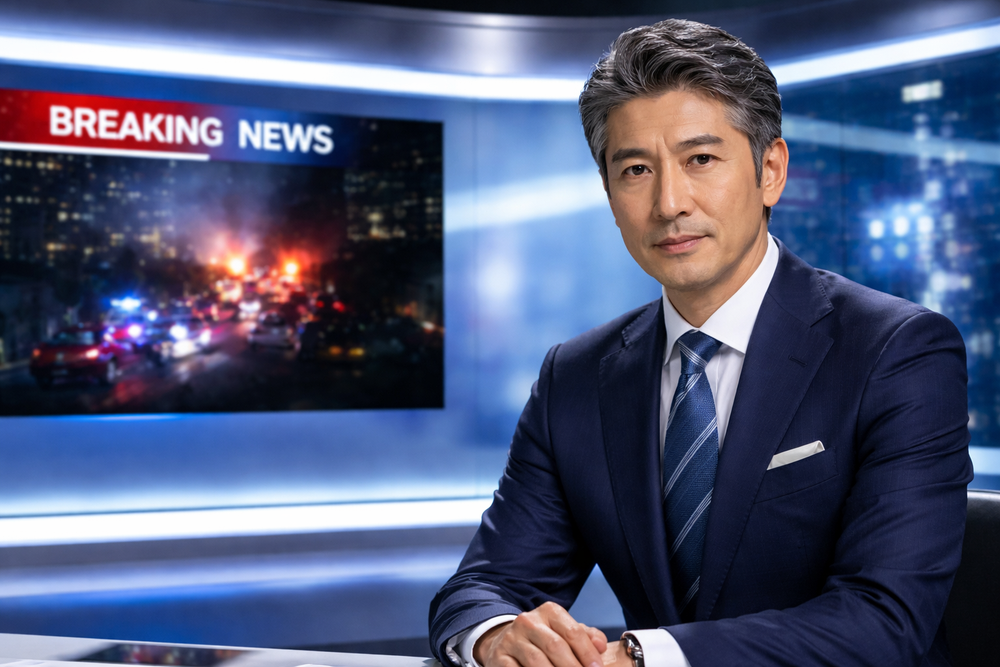
#> input picture asset/ChatGPT Image 2026年1月22日 18_45_35.png, 1000 x 667 px, shrunk from 1536 x 1024 before the run
$ python remove_bg.py --input_dir asset --output_dir out
#> lines starting #> are read from the running program, lines starting #| are printed output that depends on the picture; after the words box and inside, x2 and y2 are one past the last pixel; in counts of white or black regions, pixels touching at a corner belong together
from PIL import Image, ImageChops, ImageFilter
import os
import glob
import argparse

def make_transparent(input_dir, output_dir, corner_coords=(0, 0), tolerance=30, erosion=1):
    """
    Makes the background color transparent and erodes the edge to remove halos.
    """
#> called with input_dir = 'asset', output_dir = 'out', corner_coords = (0, 0), tolerance = 50, erosion = 1
    if not os.path.exists(output_dir):
        os.makedirs(output_dir)

    files = glob.glob(os.path.join(input_dir, "*.png"))
    print(f"Processing {len(files)} files...")

    # Create a reference color image for difference calculation
    # We need to process one by one

    for file_path in files:
        filename = os.path.basename(file_path)
        output_path = os.path.join(output_dir, filename)

        try:
            img = Image.open(file_path).convert("RGBA")
            bg_color = img.getpixel(corner_coords)
#> bg_color = (45, 55, 86, 255)

            # Create a background color image of same size
            bg = Image.new("RGBA", img.size, bg_color)
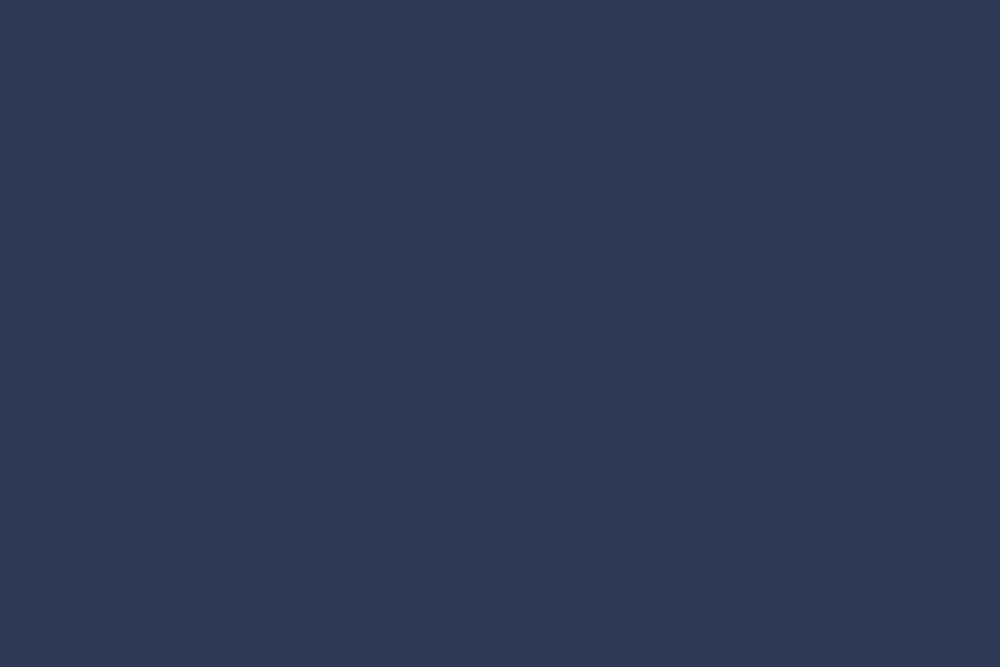
#> bg: PIL image 1000x667 RGBA; mean R, G, B, A 45, 55, 86, 255

            # Find difference
            diff = ImageChops.difference(img, bg)
            # Convert to grayscale to measure distance
            diff = diff.convert("L")
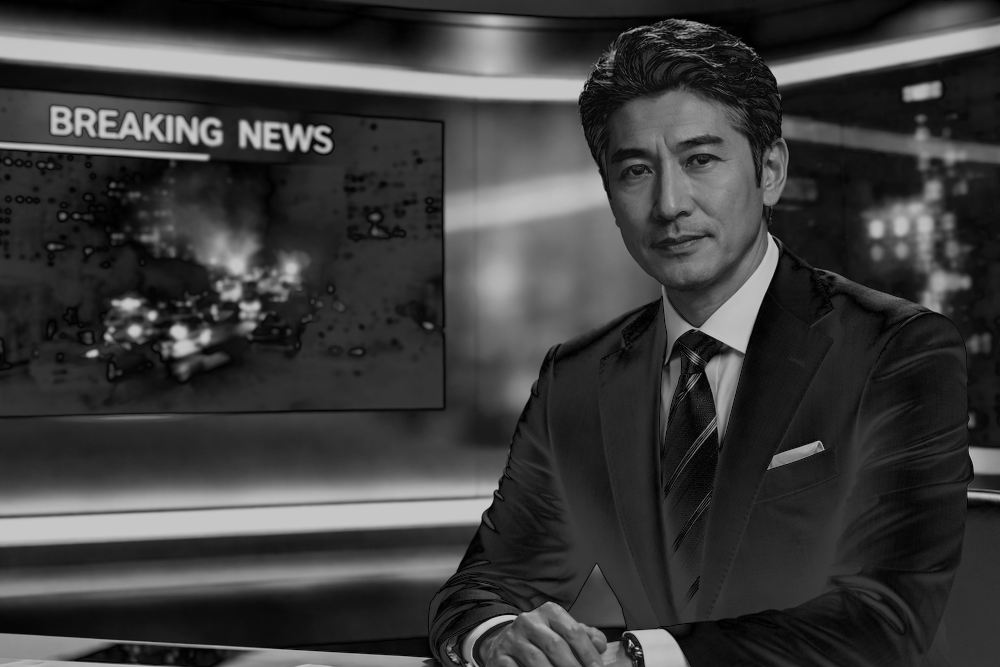
#> diff: PIL image 1000x667 L; min 0, max 199, mean 60.5

            # Create mask: Pixels with difference < tolerance are background (black), others subject (white)
            # We want background to be transparent (0 alpha).
            # The 'point' function maps values. If val < tolerance, 0. Else 255.
            mask = diff.point(lambda p: 0 if p < tolerance else 255)
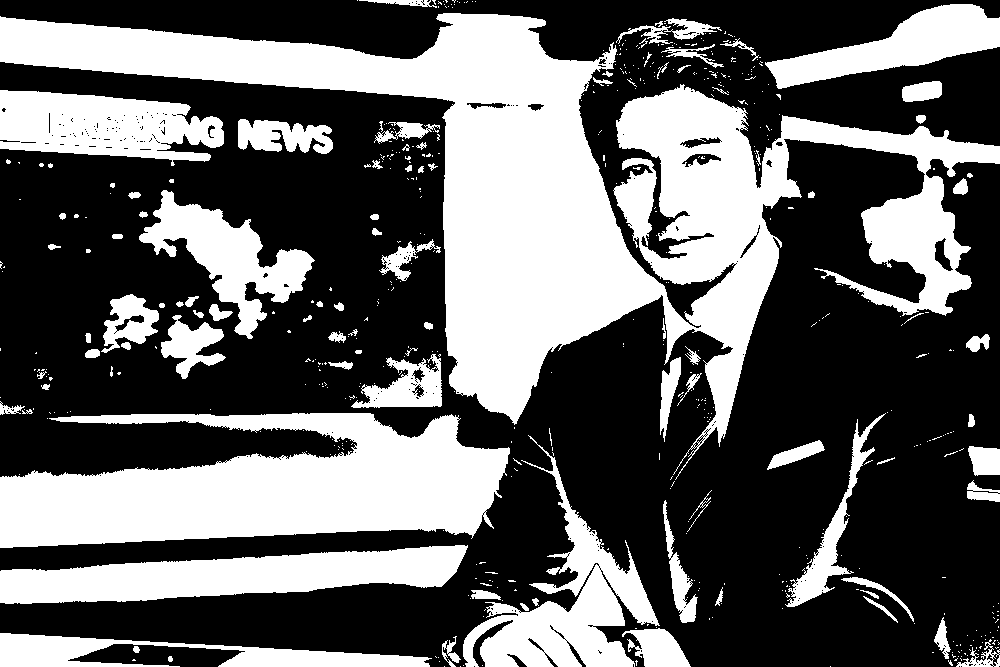
#> mask: PIL image 1000x667 L; 38.7% white; 559 white regions (462 under 20 px), largest, box (x1, y1, x2, y2) and area: (0, 13, 1000, 480) 119950, (0, 413, 510, 548) 44484, (0, 545, 468, 604) 16474

            # Erode the mask to shrink the subject and eat not-quite-green edges
            if erosion > 0:
                # MinFilter shrinks the white (subject) area
                # Size 3 means 1 pixel erosion radius roughly
                mask = mask.filter(ImageFilter.MinFilter(3))
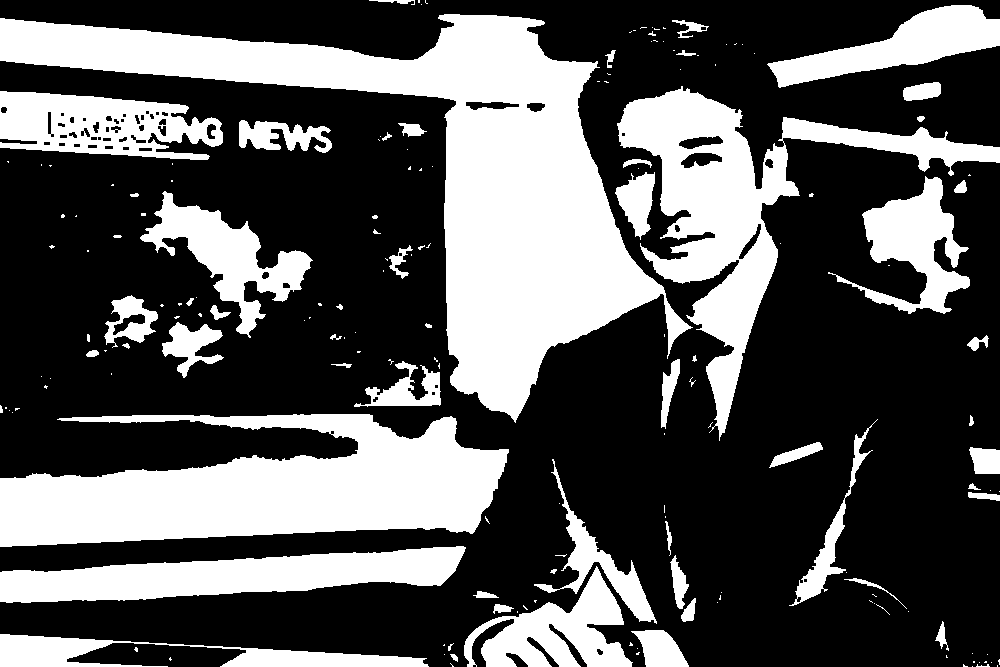
#> mask: PIL image 1000x667 L; 34.2% white; 178 white regions (119 under 20 px), largest, box (x1, y1, x2, y2) and area: (0, 14, 693, 423) 73992, (0, 414, 509, 547) 42060, (617, 86, 1000, 441) 28739

            # Blur the mask slightly for softer edges? Optional.
            # Let's keep it sharp for now or slight blur
            # mask = mask.filter(ImageFilter.GaussianBlur(0.5))

            # Apply mask to alpha channel of original image
            img.putalpha(mask)
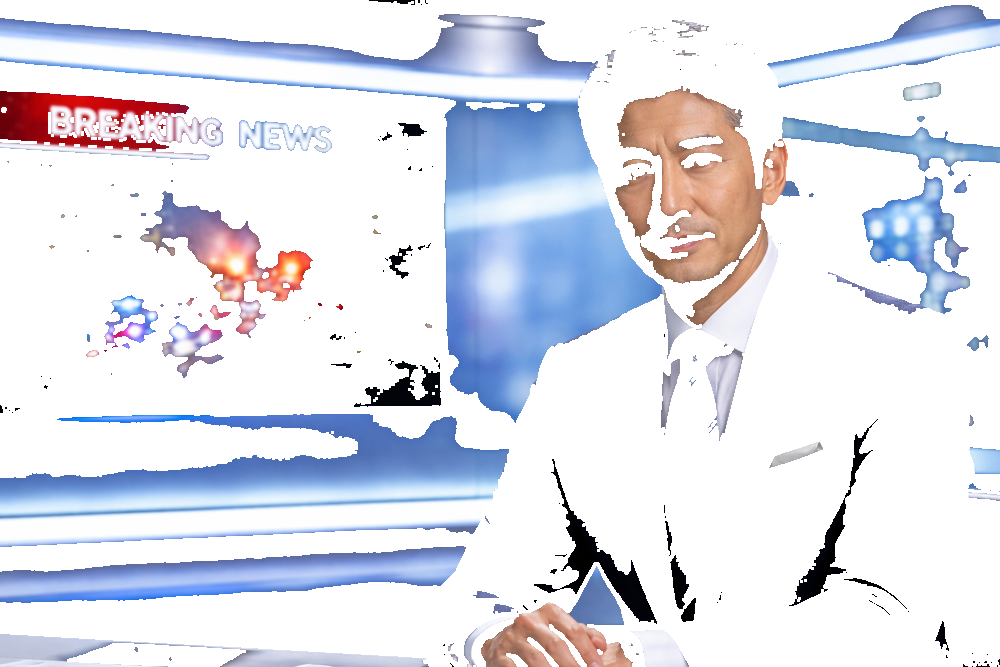
#> img: PIL image 1000x667 RGBA; mean R, G, B, A 80, 88.9, 120.5, 87.3; transparent parts drawn white

            img.save(output_path, "PNG")

        except Exception as e:
            print(f"Error processing {filename}: {e}")
#> pass 2 of the loop in make_transparent, `for file_path in files:`:
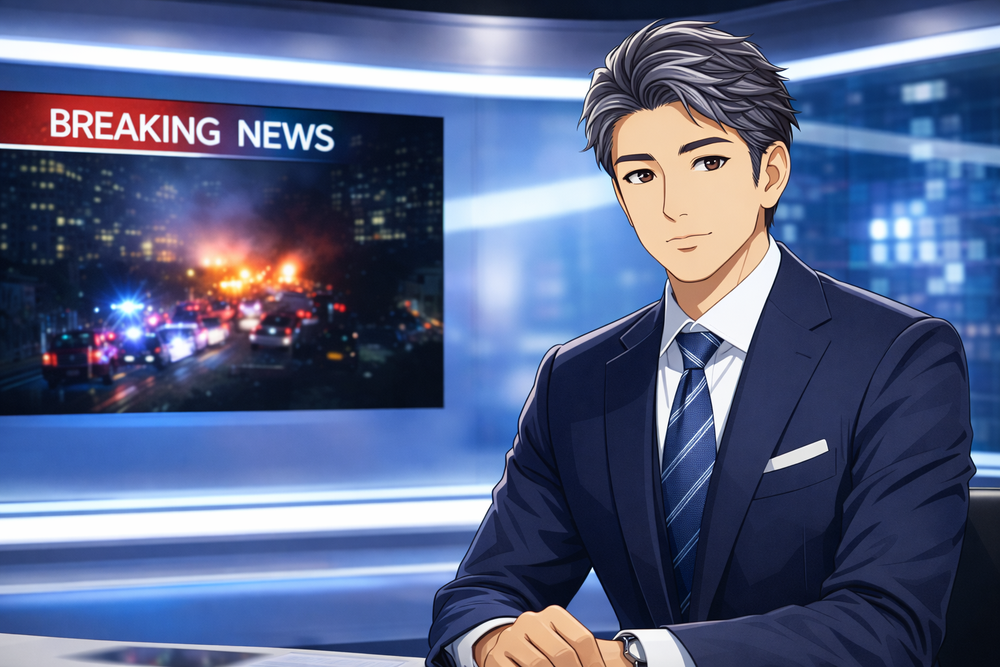
#> input picture asset/ChatGPT Image 2026年1月22日 18_52_32.png, 1000 x 667 px, shrunk from 1536 x 1024 before the run
#> bg_color = (36, 52, 93, 255)
#> in make_transparent, `mask = diff.point(lambda p: 0 if p < tolerance else 255)`:
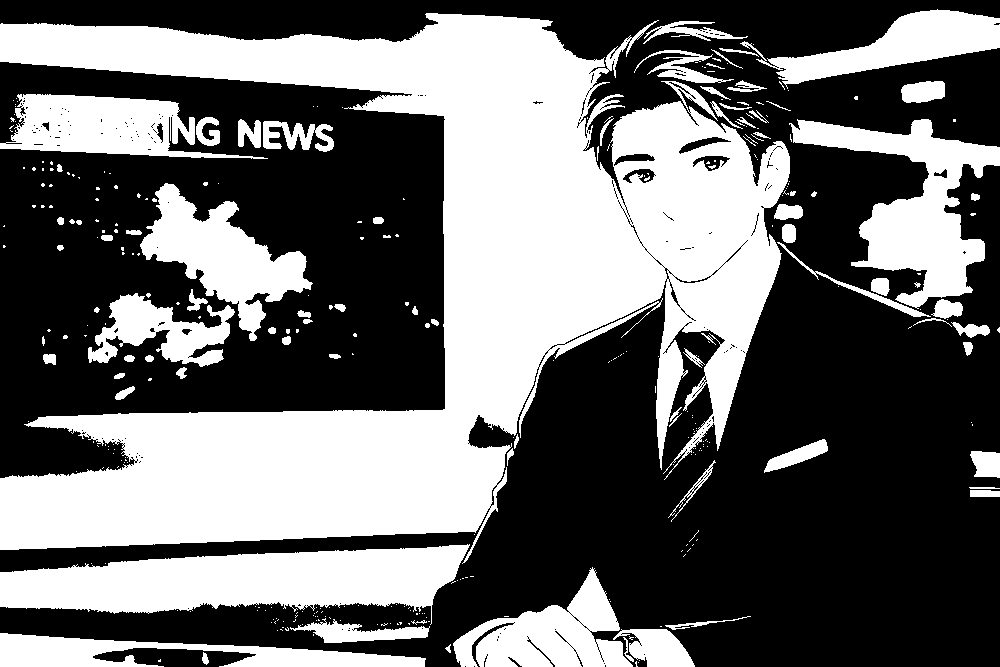
#> mask: PIL image 1000x667 L; 41.8% white; 337 white regions (251 under 20 px), largest, box (x1, y1, x2, y2) and area: (0, 13, 790, 564) 175363, (0, 544, 470, 625) 22781, (789, 119, 1000, 309) 14706
#> in make_transparent, `img.putalpha(mask)`:
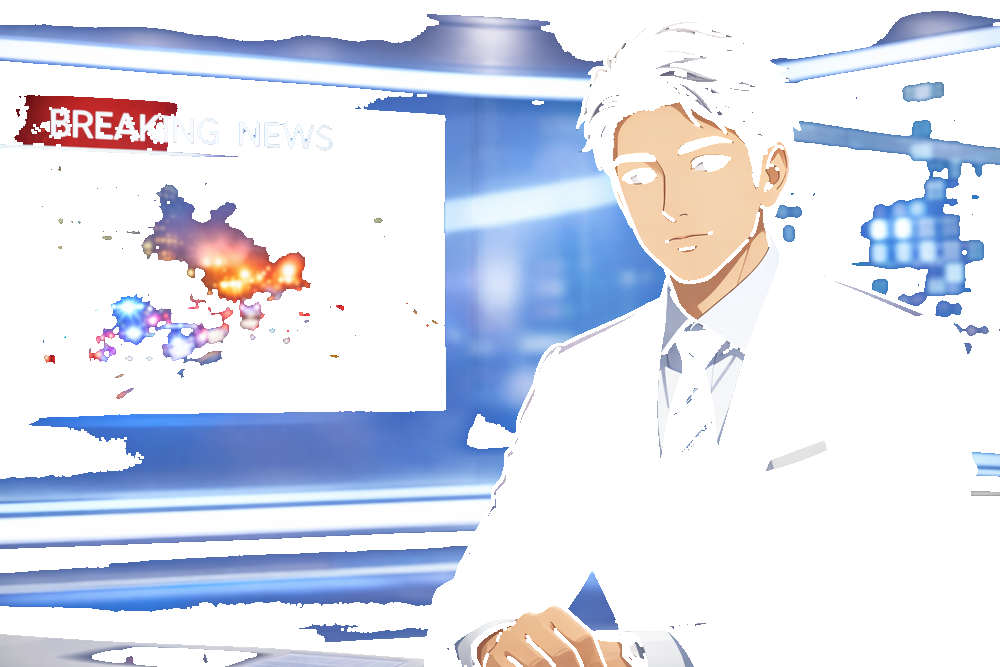
#> img: PIL image 1000x667 RGBA; mean R, G, B, A 86.5, 98.7, 134.9, 96.2; transparent parts drawn white

    print("Transparency processing complete.")

if __name__ == "__main__":
    parser = argparse.ArgumentParser(description="Remove background from PNG images.")
    parser.add_argument("--input_dir", type=str, required=True, help="Directory containing input images")
    parser.add_argument("--output_dir", type=str, required=True, help="Directory to save output images")
    parser.add_argument("--tolerance", type=int, default=50, help="Tolerance for color matching")
    parser.add_argument("--erosion", type=int, default=1, help="Erode edges (1=yes, 0=no)")

    args = parser.parse_args()

    make_transparent(args.input_dir, args.output_dir, tolerance=args.tolerance, erosion=args.erosion)
